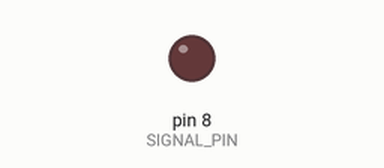
A sketch run on a simulated Arduino Uno, built with avr-gcc and run on an emulated ATmega328P. Shown: output pins drawn as LEDs (lit = HIGH).

Above: at 2.1 s.
At 18.12 s:
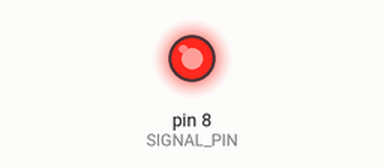
Timing chart, 0 to 19.5 s (numbered marks = the images above):
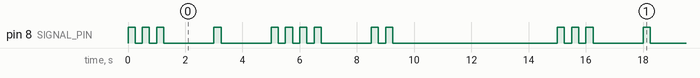

The sketch:

sketch.ino
```cpp
// 夜班信号灯 —— 师傅交代的活，我先写到这儿
const int SIGNAL_PIN = 8;

// 暗号本，别让学徒看见
const byte CODEBOOK[] = { 89, 91, 94, 88 };
const byte MASK = 0x5A;

const int ON_MS = 250;
const int OFF_MS = 250;
const int GROUP_GAP_MS = 1500;
const int ROUND_GAP_MS = 4000;

void setup() {
  pinMode(SIGNAL_PIN, OUTPUT);
}

void loop() {
  for (int i = 0; i < 4; i++) {
    int times = CODEBOOK[i] ^ MASK;
    for (int n = 0; n < times; n++) {
      digitalWrite(SIGNAL_PIN, HIGH);
      delay(ON_MS);
      digitalWrite(SIGNAL_PIN, LOW);
      delay(OFF_MS);
    }
    delay(GROUP_GAP_MS);
  }
  delay(ROUND_GAP_MS);
}
```

Measured:
- by itself, pin 8 (SIGNAL_PIN): repeats every 15.0 s: 2 × (LOW 0.25 s, HIGH 0.25 s), 2 × (LOW 1.8 s, HIGH 0.25 s), 3 × (LOW 0.25 s, HIGH 0.25 s), LOW 1.8 s, HIGH 0.25 s, LOW 0.25 s, HIGH 0.25 s, LOW 5.8 s, HIGH 0.25 s
- by itself, everything shown: repeats every 15.0 s, in 20 steps
